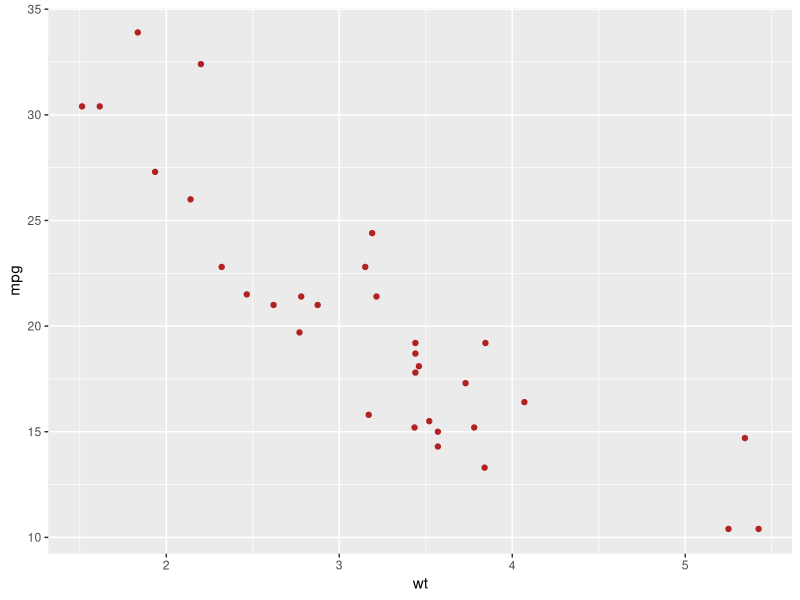
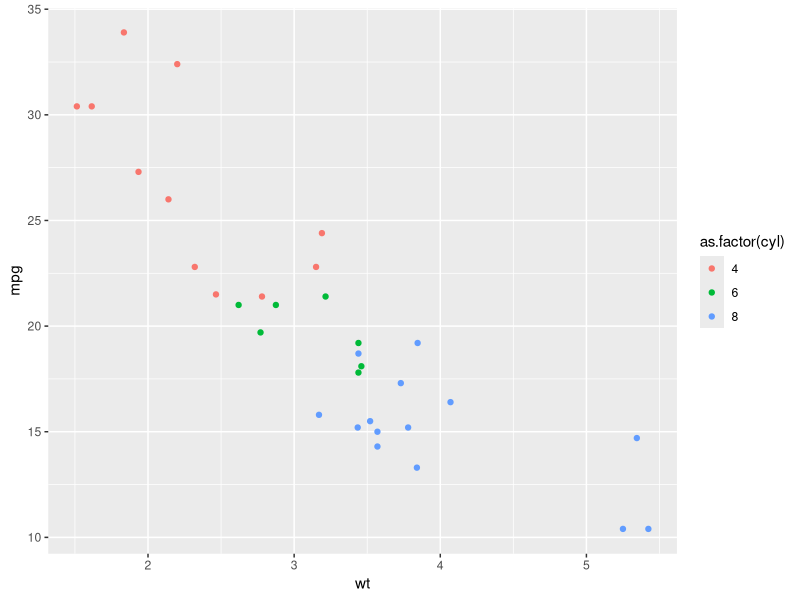
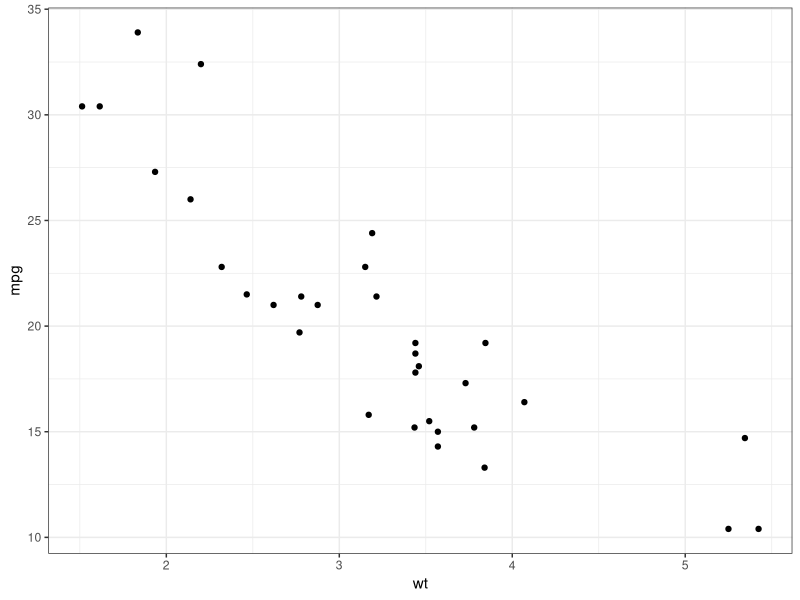
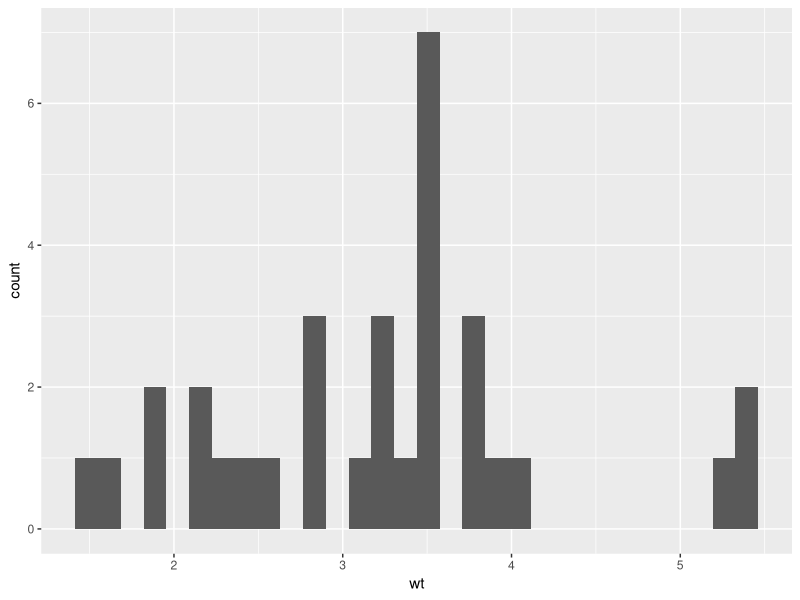

These figures' R source, in order:
# ggplot2

library(ggplot2)



ggplot(mtcars) + 
    geom_point(aes(x=wt, y=mpg), color="firebrick")

ggplot(mtcars) + 
    geom_point(aes(x=wt, y=mpg, color=as.factor(cyl)))

ggplot(mtcars, aes(wt, mpg)) + 
    geom_point() + 
    theme_bw()

ggplot(mtcars) + geom_histogram(aes(wt))




## PRACTICE QUESTIONS

    # 1. # Use the 'diamonds' dataset in the 'ggplot2' to make the following plot:
        # x is 'log(carat)'
        # y is 'log(price)'
        # color the points with a different color for each level of 'clarity'
        # add a title (you'll probably have to google how to do this)
